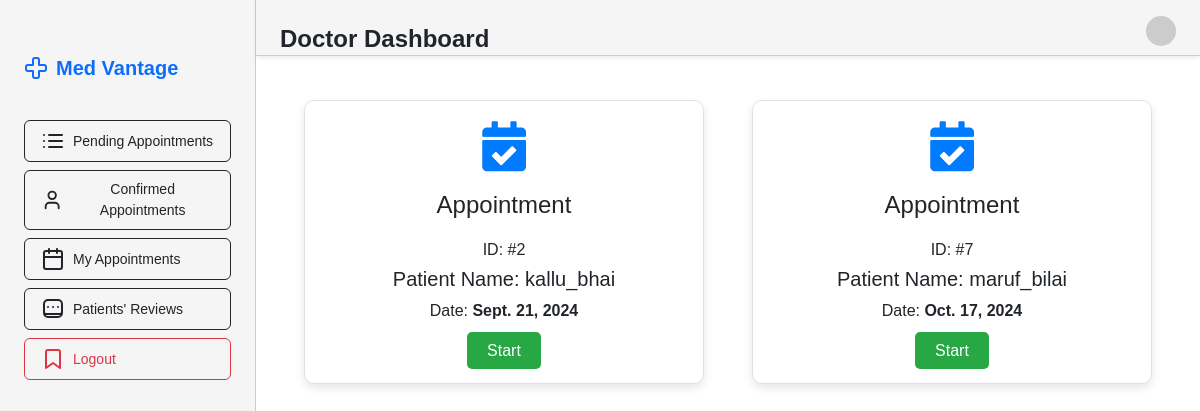
/dashboard-doctor/confirmed-appointments (signed in), run on an earlier commit of the app's database.
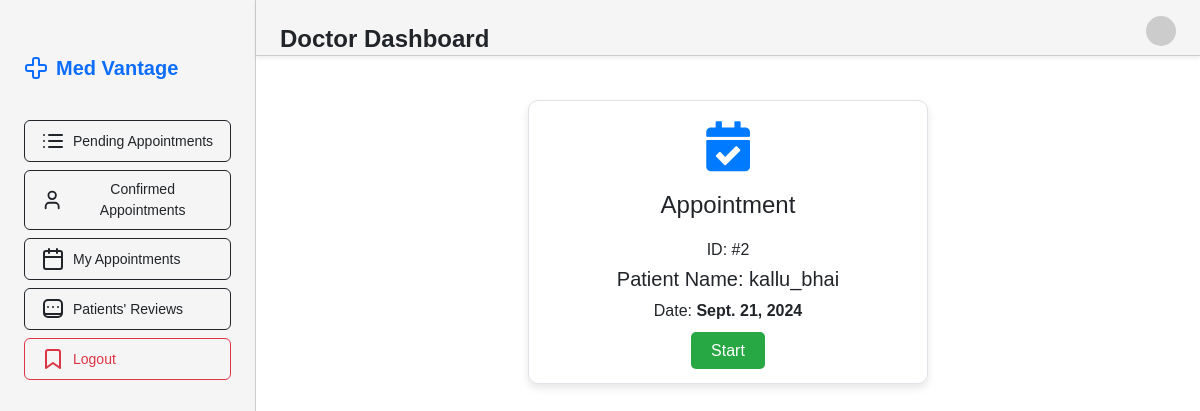
And on a later commit of the database.
### core/models.py (models this page shows, shortened)
class Appointment(models.Model):
    patient = models.ForeignKey(User, on_delete=models.CASCADE, related_name="appointment_patient")
    doctor = models.ForeignKey(User, on_delete=models.CASCADE, related_name="appointment_doctor")
    date = models.DateField(default=date.today)  # Default to the current date
    time_slot = models.TimeField(default=time(9, 0))
    meeting_link = models.CharField(max_length=50, default="no")
    document = models.FileField(upload_to='media/reports', null=True, blank=True)
    prescription = models.TextField(default="", null=True, blank=True)
    fee = models.IntegerField(default=1000)
    review = models.TextField(null=True, blank=True, default="")
    rating = models.TextField(null=True, blank=True, default="")

### core/views.py (the view)
# urls.py: path('dashboard-doctor/confirmed-appointments',views.confirmed_appointments,name="confirmed_appointments"),
@login_required
@doctor_required
def confirmed_appointments(request):
    my_appointments=Appointment.objects.filter(doctor=request.user, prescription="").exclude(meeting_link="no")
    context={
        "appointments" : my_appointments
    }
    return render(request, 'confirmed_appointment.html',context)

### core/templates/confirmed_appointment.html (shortened to what this page needs)
{% extends "base_doc.html" %}
{% block content %}
<link rel="stylesheet" href="https://cdnjs.cloudflare.com/ajax/libs/font-awesome/5.15.4/css/all.min.css">
    <div class="container">
        {% for appointment in appointments %}
            {% if forloop.first %}<div class="row">{% endif %}
            <div class="col">
                <div class="container">
                    <div class="appointment-card">
                        <i class="appointment-icon fas fa-calendar-check"></i>
                        <h2 class="card-title">Appointment</h2>
                        <h6>ID: #{{appointment.id}}</h6>
                        <h5>Patient Name: {{appointment.patient.username}}</h5>
                        <p class="card-text">Date: <strong>{{appointment.date}}</strong></p>
                        <a href="./prescription/{{appointment.id}}" class="btn-confirm" style="text-decoration: none;">Start</a>
                    </div>
                </div>
            </div>
            {% if forloop.last %}</div>{% endif %}
        {% endfor %}
    </div>
{% endblock content %}

What changed in the data, as far as the page shows it:
no longer on this page (row edited): Appointment: id "7", patient.username "maruf_bilai", date "Oct. 17, 2024"
